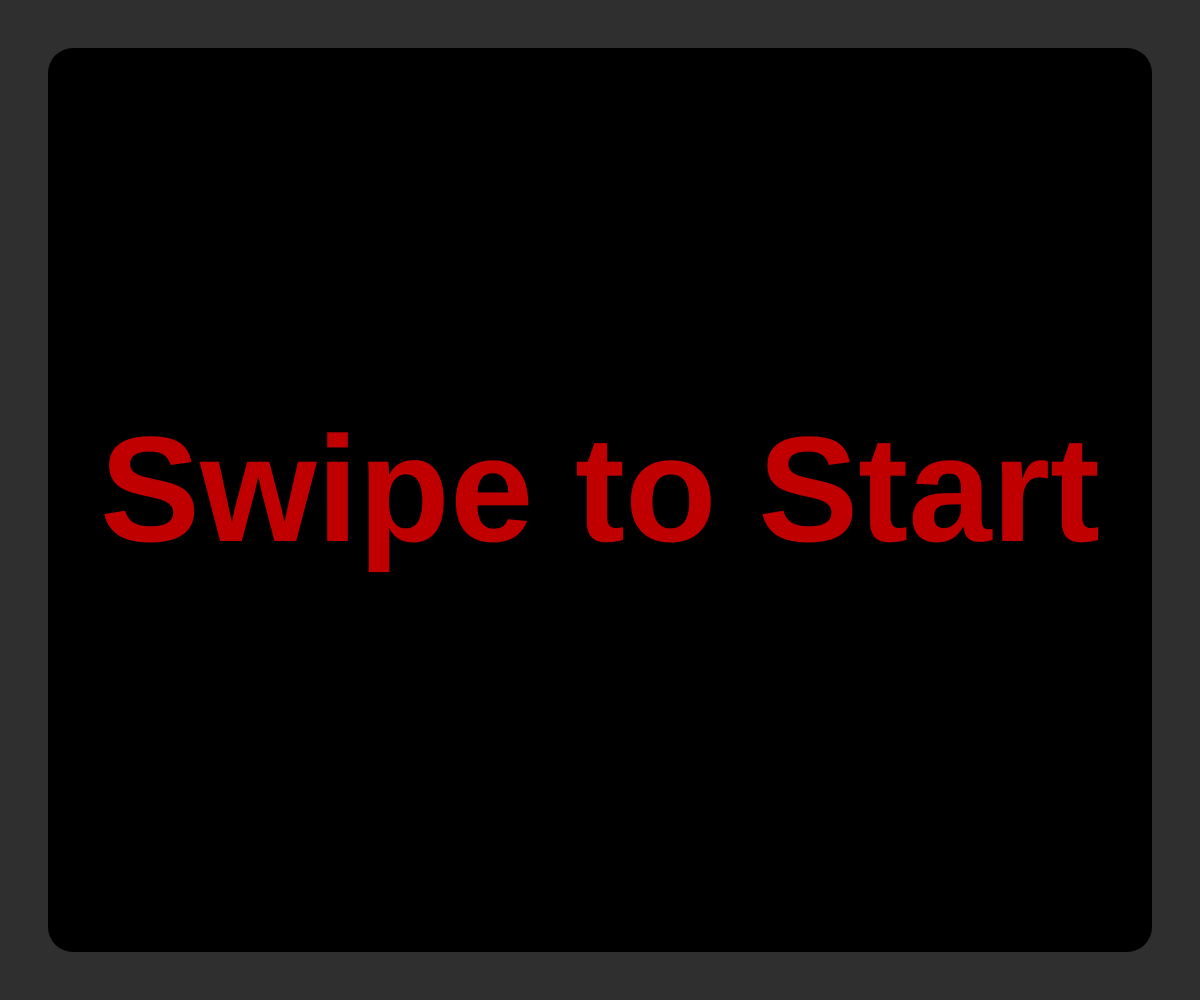
Frame 1 (no input)
Frame 60 (no input): identical to frame 1, image omitted
Frame 120 (the mouse pressed at the canvas centre since frame 60): identical to frame 1, image omitted

The p5.js sketch that drew this single still picture (run headless with seeded random() and noise() and a simulated clock; from frame 60 on, the mouse is pressed at the canvas centre):

// p5.js sketch
// ── sketch.js
let phrases = [
  "Kiss your partners neck but the can't touch you",
  "Use each other as a human plate, peanut butter, chocolate sauce, whatever takes your fancy! ",
  "Take a shot on their body, place salt on the neck, lime slice in their mouth and pour a little drink on their belly and shoot your way up. Or remove a piece of your clothing",
  "Draw something on your partners body, but with hickeys",
  "Give your partner a lap dance",
  "Feed your partner using only your mouth",
  "Perform a sexy pole dance with a broom or a mop",
  "Remove a piece of clothing from your partners body using only your mouth, no touching",
  "Blind fold and tease your partner by rubbing ice cubes over their body. Circle the ice cubes around their nipples, belly, inner thighs and wherever you like",
  "Turn on some sensual music and give your partner a striptease for at least a minute",
  "Put molten, chocolate or anything on the navel and eat/lick it",
  "Ask your partner to kiss their favorite part of your body.",
  "Spell the alphabet with your tongue somewhere on their body and ask them to guess it",
  "Describe how you masturbate or how an orgasm feels or remove a piece of your clothing",
  "Whisper naughty fantasies in your partner’s ear, with most seductive tone you can",
  "Stand against the wall and let your partner search your body",
  "Give your partner a hickey in a private place",
  "Do 5 push-ups on top of your partner",
  "Unzip your partner’s pants without using your hands or remove a piece of your clothing",
  "Lick and kiss your partner’s inner thighs",
  "Tie your partner’s hands and tease them orally",
  "Go to bathroom/bedroom and send your naughty pic to your partner",
  "Using you fingers, find a way to give your partner goosebumps",
  "Give your partner a sensual massage, starting from feet work your way up",
  "Demonstrate a move on your partner that you saw and liked while watching porn",
  "For next 60 seconds touch your partner like you'd like them to touch you.",
  "For next 60 seconds touch yourself like you'd like your partner to touch you",
  "Go into the other room and dab perfume or cologne somewhere on your body. Your partner have to sniff everywhere until they figure out where u put it on.",
  "Ask your partner to put a trail of sugar from back of your neck down to waist. Now ask them to lick it off",
  "Take off the bra using your mouth only, no touching",
  "Tie your partners wrist together above their head. Touch them slowly, no kissing allowed.",
  "Put on a timer and act out as many sexual positions as you can with your clothes on",
  "Reenact the a kiss scene from a movie. For inspo, you could try spiderman, Notebook",
  "Touch your partner, but with their underpants on",
  "Do something to your partner that you have been fantasizing about",
  "Find something sweet to swipe across their lips and give them a passionate kiss",
  "Play with their hair. hold it harder as you kiss them",
  "Simulate two part their body at one, use hands on one and lips on another",
  "Using your mouth make your way from wrist to their ear. Take your time!",
  "Kiss a part of their body you don't usually kiss",
  "Use your hand and put it on a part of their body they'd like u to pay more attention to. Ask them to guide you and show how they want to be touched",
  "Nibble on to their nipples "
];

let currentPhrase = "";
let cardX = 0, targetCardX = 0;
let animating = false;
let swipeStartX = null;
let started = false; // NEW: start screen flag

function setup() {
  createCanvas(windowWidth, windowHeight);
  textFont("Helvetica");
  textStyle(BOLD);
  textAlign(LEFT, TOP);
  noStroke();
  document.addEventListener("touchmove", e => e.preventDefault(), { passive: false }); // iOS safe
}

function draw() {
  background("#2f2f2f"); // slate gray background

  if (!started) {
    // ---- Start screen ----
    fill(0);
    let cardMargin = width / 25;
    let cardWidth = width - cardMargin * 2;
    let cardHeight = height - cardMargin * 2;
    rect(cardMargin, cardMargin, cardWidth, cardHeight, 25);

    fill("#c00000");
    textAlign(CENTER, CENTER);
    textSize(width / 8);
    text("Swipe to Start", width / 2, height / 2);
    textAlign(LEFT, TOP);
    return;
  }

  // ---- Main card display ----
  cardX = lerp(cardX, targetCardX, 0.25);

  let cardMargin = width / 25;
  let cardWidth = width - cardMargin * 2;
  let cardHeight = height - cardMargin * 2;

  fill(0);
  rect(cardX + cardMargin, cardMargin, cardWidth, cardHeight, 25);

  // Dynamic text size
  let textSizeValue = width / 10;
  textSize(textSizeValue);

  fill("#c00000");
  let textMargin = cardMargin + width / 15;
  let textBoxWidth = cardWidth - width / 7;
  text(currentPhrase, cardX + textMargin, cardMargin + width / 10, textBoxWidth, cardHeight - width / 10);

  if (abs(cardX - targetCardX) < 1 && animating) {
    animating = false;
    cardX = 0;
    targetCardX = 0;
    pickRandomPhrase();
  }
}

// Swipe gesture
function touchStarted() {
  swipeStartX = mouseX;
}

function touchEnded() {
  if (swipeStartX === null) return;
  let delta = mouseX - swipeStartX;

  if (!started && abs(delta) > 50) {
    // Start the experience
    started = true;
    pickRandomPhrase();
    swipeStartX = null;
    return;
  }

  if (abs(delta) > 50 && !animating && started) {
    animating = true;
    targetCardX = delta > 0 ? width : -width;
  }

  swipeStartX = null;
}

// Utility
function pickRandomPhrase() {
  currentPhrase = random(phrases);
}

// Handle resize
function windowResized() {
  resizeCanvas(windowWidth, windowHeight);
}
